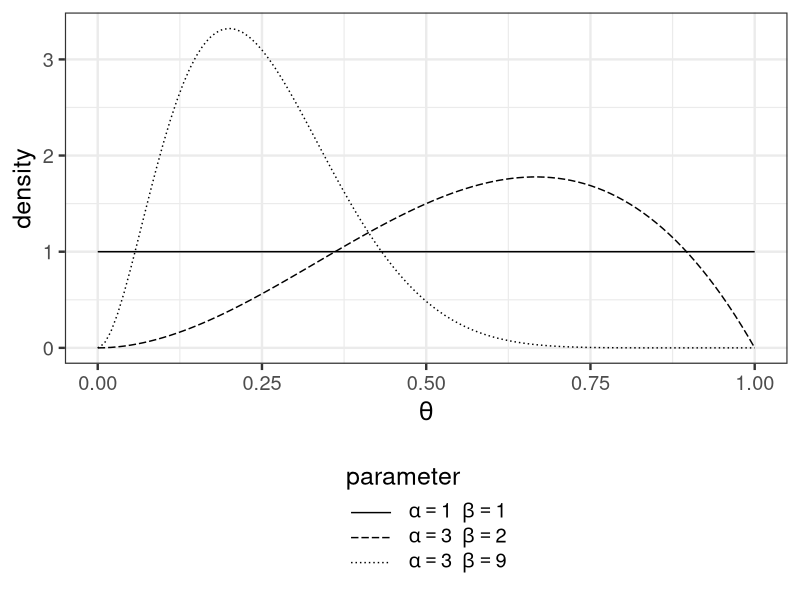
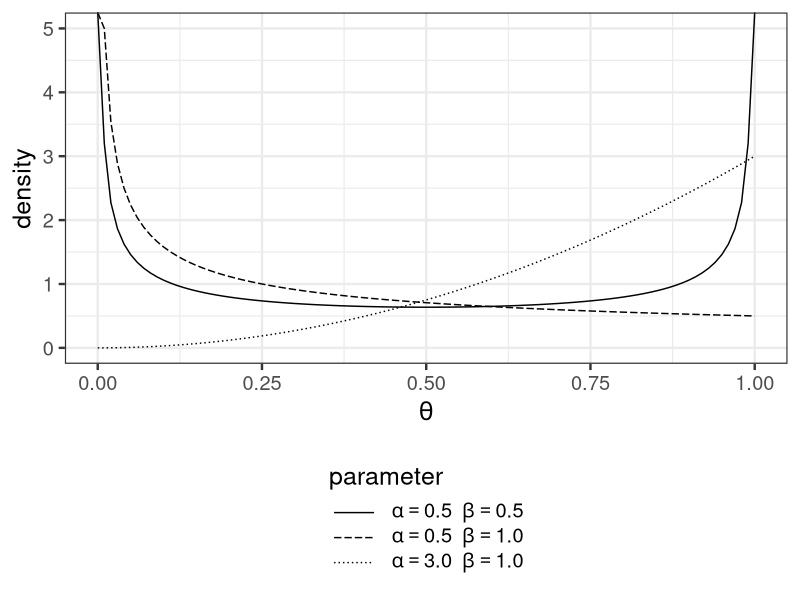

Generate these figures, in order, with R:
library(ggplot2)

ab <- data.frame(a = c(1, 3, 3), b = c(1, 2, 9))
ab <- cbind(ab, gr = letters[1:nrow(ab)])
my_labs <- parse(text = sprintf('alpha=="%.0f"~~beta=="%.0f"', ab$a, ab$b))
p <- ggplot(data.frame(X = c(0, 1)), aes(x = X))
p <- p +
  theme_bw(base_size = 18) +
  theme(legend.position = 'bottom', legend.direction = 'vertical', legend.key.width = grid::unit(2.5, 'line'))
p <- p + mapply(
  function(a, b, co) stat_function(fun = dbeta, args = list(shape1 = a, shape2 = b), aes_q(linetype = co)),
  ab$a, ab$b, ab$gr
)
p <- p + scale_linetype_manual('parameter', values = c('solid', '52', '12'), labels = my_labs)
p <- p + labs(x = parse(text = 'theta'), y = 'density')
ggsave(file = 'output/fig6-4-left.png', plot = p, dpi = 300, w = 4, h = 4)


ab <- data.frame(a = c(0.5, 0.5, 3), b = c(0.5, 1, 1))
ab <- cbind(ab, gr = letters[1:nrow(ab)])
my_labs <- parse(text = sprintf('alpha=="%.1f"~~beta=="%.1f"', ab$a, ab$b))
p <- ggplot(data.frame(X = c(0, 1)), aes(x = X))
p <- p +
  theme_bw(base_size = 18) +
  theme(legend.position = 'bottom', legend.direction = 'vertical', legend.key.width = grid::unit(2.5, 'line'))
p <- p + mapply(
  function(a, b, co) stat_function(fun = dbeta, args = list(shape1 = a, shape2 = b), aes_q(linetype = co)),
  ab$a, ab$b, ab$gr
)
p <- p + scale_linetype_manual('parameter', values = c('solid', '52', '12'), labels = my_labs)
p <- p + labs(x = parse(text = 'theta'), y = 'density')
ggsave(file = 'output/fig6-4-right.png', plot = p, dpi = 300, w = 4, h = 4)
